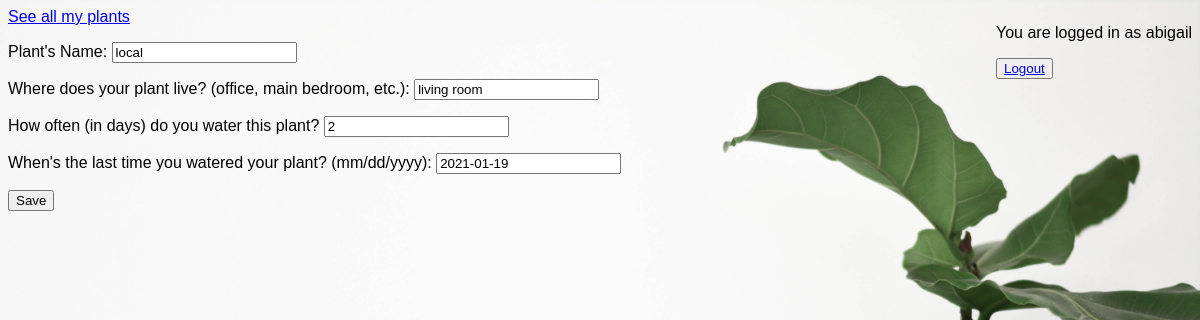
Page /plants/3/update/ (signed in) on the earlier database version.
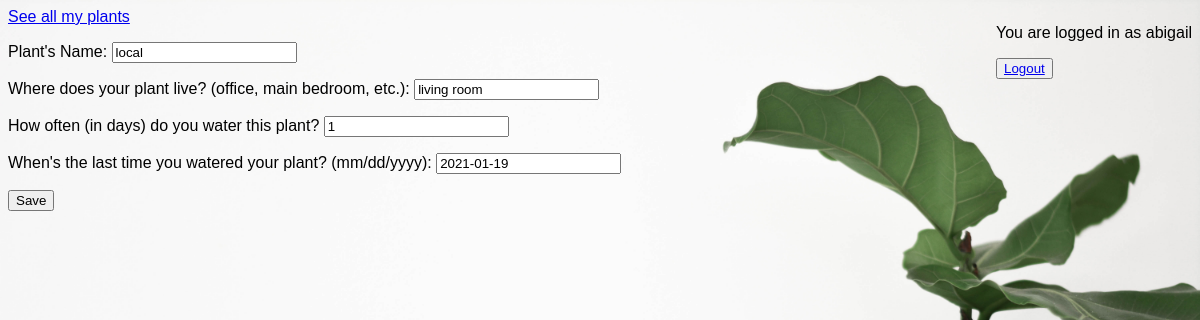
Same page on the later database version.
### plants/models.py (models this page shows, shortened)
class plants(models.Model):
	user=models.ForeignKey(User, on_delete=models.CASCADE)
	name= models.CharField(max_length=50)
	location=models.CharField(max_length=200)
	frequency=models.PositiveSmallIntegerField()
	last_watered=models.DateField()
	event_id = models.CharField(max_length= 50, blank=True)

### plants/views.py (the view, shortened to what this page needs)
# urls.py: path('<int:pk>/update/', plant_update_view, name= 'update-plant'),
@login_required
def plant_update_view(request, pk):
	service=get_token(request)
	obj= plants.objects.get(pk=pk)
	form=PlantForm(request.POST or None, instance=obj)
	context= {
	'form': form
	}
	return render(request, "plants/plants_create.html", context)

### plants/forms.py
class PlantForm(forms.ModelForm):
	name= forms.CharField(label= "Plant's Name")
	location= forms.CharField(label= "Where does your plant live? (office, main bedroom, etc.)")
	frequency=forms.IntegerField(label= 'How often (in days) do you water this plant?')
	last_watered= forms.DateField( label="When's the last time you watered your plant? (mm/dd/yyyy)")
	class Meta:
		model= plants
		fields= [
			'name',
			'location',
			'frequency',
			'last_watered'
		]

### plants/views.py (called while the page is built)
def get_token(request):
	token = SocialToken.objects.get(account__user=request.user, account__provider='google')
	credentials = Credentials(
		token=token.token,
		refresh_token=token.token_secret,
		token_uri='https://oauth2.googleapis.com/token',
		client_id='799544582104-gbpau73rvg05q41feqi11kc1t6odkkqb.apps.googleusercontent.com',
		client_secret=''
		)
	return build('calendar', 'v3', credentials=credentials)

### plants/templates/plants/plants_create.html
{% extends "base.html" %}
{% block content%}
<form method='POST'> {% csrf_token %}
{{form.as_p}}
<input type ='submit' value='Save' />
</form>
{% endblock%}

### plants/templates/base.html (shortened to what this page needs)
<!doctype html>
<html>
<head>
</head>
<body>
<a href='{% url "plants" %}'>See all my plants </a>
<div class= user>
<p> You are logged in as {{user.username}}</p>
<button class= "button logout"><a href='{% url "account_logout" %}'>Logout </a></button>
</div>
{% block content %}
{% endblock %}
</body>
{% load static %}
<link rel= "stylesheet" type= "text/css" href="{% static 'plants/style.css' %}">
</html>

### plants/static/plants/style.css (style rules this page uses)
body { font-family: Lora, sans-serif; background: green url("images/pexels-content-pixie-3554239.jpg"); background-size: cover; }
.user { float:right; }

Differences in the rows shown:
changed plants "local": frequency "2" → "1"
